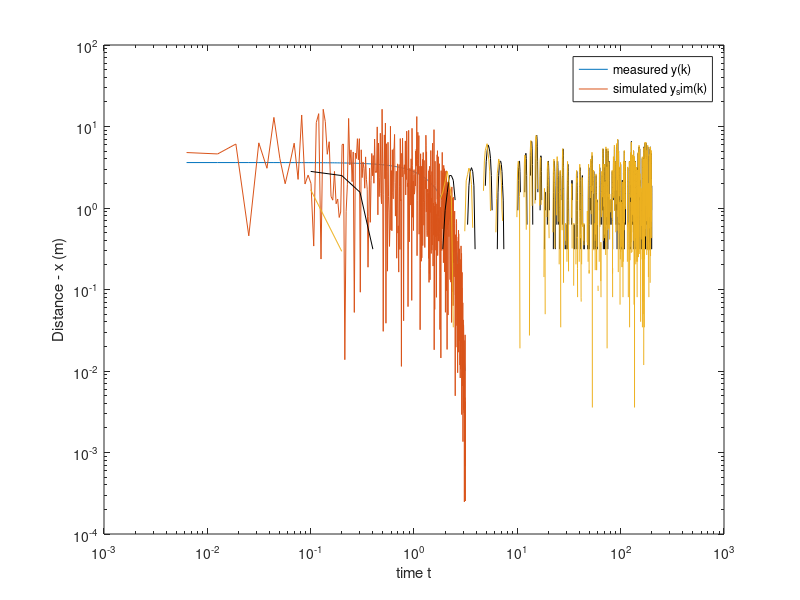

This figure's MATLAB source: (Note: this script raises an error after producing the figure.)
%HW 2 Problem 2.2

clear; clc; close all;

a = 0.9;
N = 1000;
e = randn(1, N);

omega = linspace(0, pi, N/2);

H = abs(1 + a.*exp(-1*i*omega));
spectrum = H.^2 * 1; %heuristic for spectrum white noise
loglog(omega, spectrum)
hold on;


W = [e(1)];
for count = 2:length(e)
    W(count) = e(count) + a * e(count - 1);
end

Re = xcorr(W);
omega_adj = [N:2*N-1 2*N-1 1:N-1];
spectrum_est = fft(Re(omega_adj))/N;



loglog(omega, real(spectrum_est(1:2:N)))

legend('\Phi', '\Phi_est');
xlabel("log()")
ylabel("log(\omega)")




%% Problem 3

clear; clc; 

data = load("mass_spring_damper.mat");
deltaT = 0.1; %s
u = data.u;
y = data.y;
t = data.t;
%      b1*F(k-1)  b2*F(k)  a1*x(k-1)   a2*x(k-2)
PHI = [u(2:end-1) u(3:end) -y(2:end-1) -y(1:end-2)];

Y = y(3:end);
theta = PHI\Y


myY = PHI*theta;
plot(t, y, "-k")
hold on
plot(t(1:end-2), myY)
legend("measured y(k)", "simulated y_sim(k)");
xlabel("time t")
ylabel("Distance - x (m)")

b1 = theta(1);
b2 = theta(2);
a1 = theta(3);
a2 = theta(4);


poles_z = roots([1 a1 a2]);
poles_s = log(poles_z)/deltaT;

gain = (b1 + b2)/(1 + a1 + a2);%when s = 0
myK = 1/gain; %N/m

syms d m
r = roots([m d myK]);
sol = solve(r == poles_s, m, d);

k = myK
m = double(sol.m) %kg
d = double(sol.d) %Ns/m

Go = tf( 1, [m, d, k])
lsim(Go, u, t)
